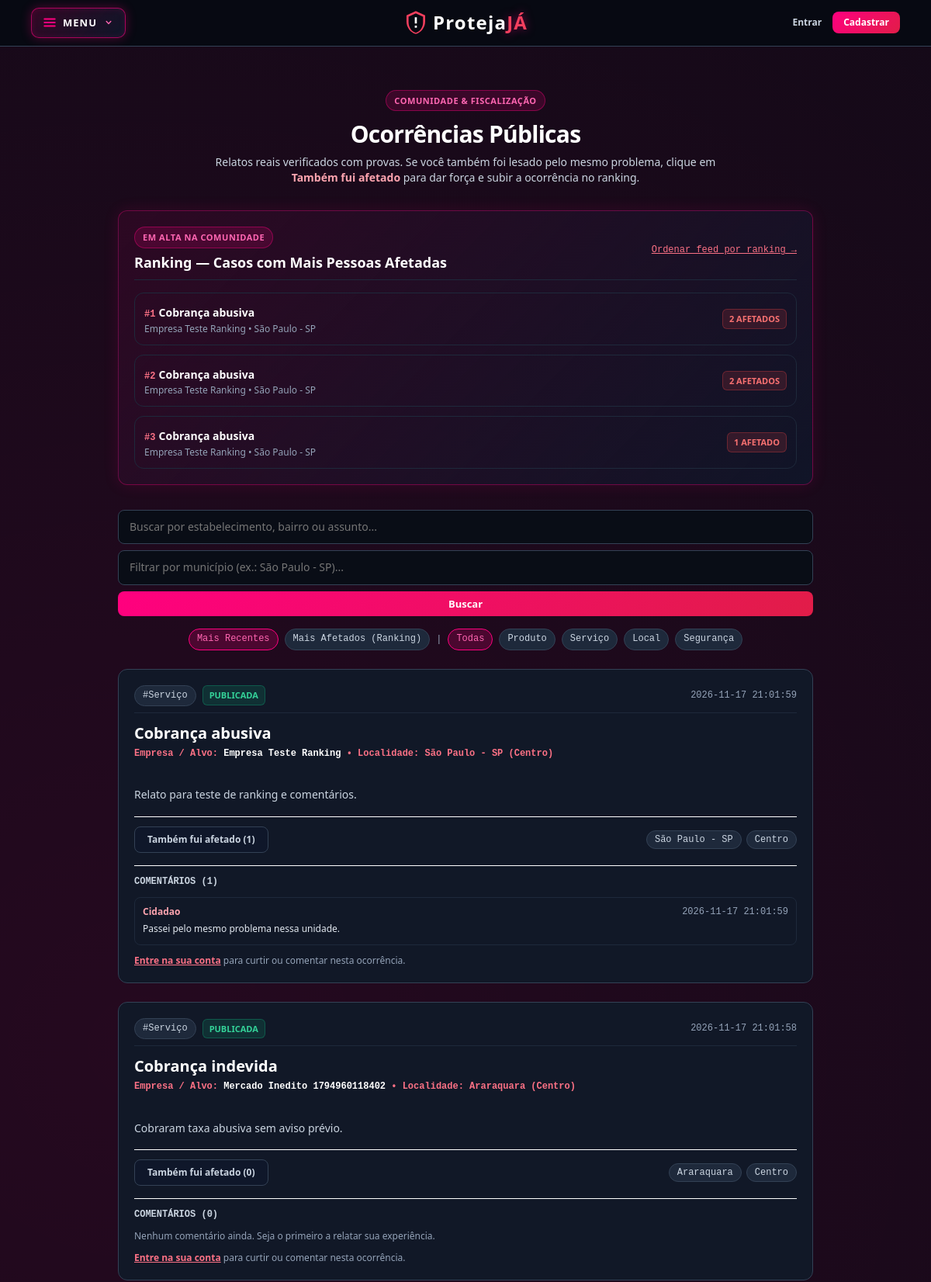
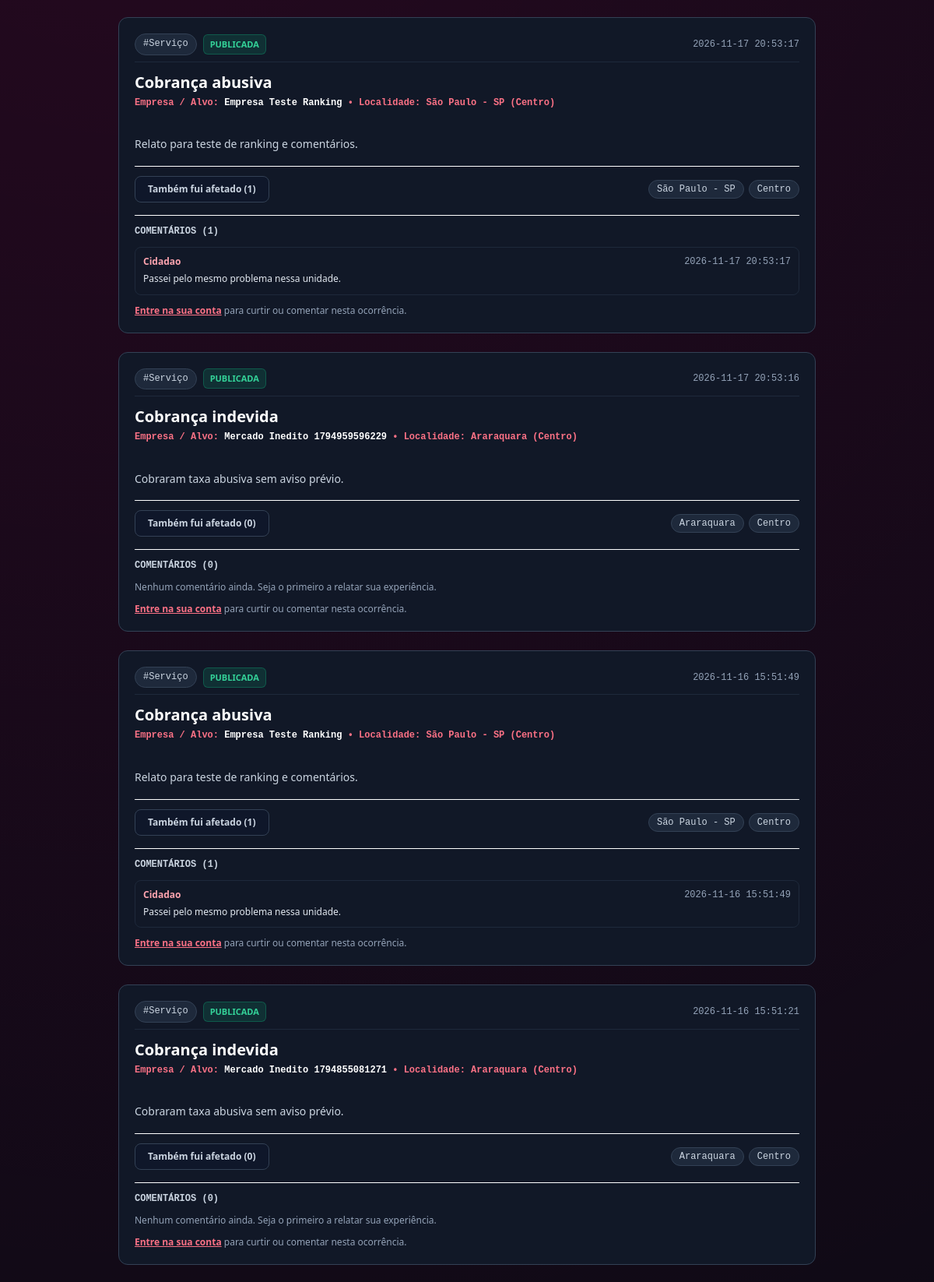
Screenshot of /denuncias-publicas (upper part) with the database file from the repository (2 pictures, top to bottom).
### tables this page shows
CREATE TABLE reports (
    id INTEGER PRIMARY KEY AUTOINCREMENT,
    user_id INTEGER NOT NULL,
    denunciado TEXT NOT NULL DEFAULT '',
    assunto TEXT NOT NULL DEFAULT 'Sem assunto',
    categoria TEXT NOT NULL DEFAULT 'Geral',
    descricao TEXT NOT NULL,
    anexo TEXT,
    status TEXT NOT NULL DEFAULT 'pendente',
    criado_em TEXT NOT NULL DEFAULT (datetime('now', 'localtime')), score_confianca REAL DEFAULT NULL, justificativa_ia TEXT DEFAULT NULL, data_analise_ia TEXT DEFAULT NULL, analisado_por_admin_id INTEGER DEFAULT NULL, termo_aceito INTEGER NOT NULL DEFAULT 1, data_aceite_termo TEXT DEFAULT NULL, cidade TEXT NOT NULL DEFAULT 'Araraquara', bairro TEXT NOT NULL DEFAULT 'Centro',
    FOREIGN KEY (user_id) REFERENCES users (id)
);

CREATE TABLE report_comments (
    id INTEGER PRIMARY KEY AUTOINCREMENT,
    report_id INTEGER NOT NULL,
    user_id INTEGER NOT NULL,
    autor_nome TEXT NOT NULL,
    texto TEXT NOT NULL,
    criado_em TEXT NOT NULL DEFAULT (datetime('now', 'localtime')),
    FOREIGN KEY (report_id) REFERENCES reports (id) ON DELETE CASCADE,
    FOREIGN KEY (user_id) REFERENCES users (id) ON DELETE CASCADE
);

### backend/app.py (the view, shortened to what this page needs)
    @app.route("/denuncias-publicas")
    def denuncias_publicas():
        categoria_filtro = request.args.get("categoria", "").strip()
        cidade_filtro = request.args.get("cidade", "").strip()
        busca = request.args.get("q", "").strip()
        ordem = request.args.get("ordem", "recentes").strip().lower()
        rows = db.denuncias_aprovadas(limite=50)
        ids = [int(r["id"]) for r in rows]
        user_id = session.get("user_id")
        contagens, curtidas_usuario = db.curtidas_por_denuncias(ids, user_id=user_id)
        comentarios_map = db.comentarios_por_denuncias(ids)
        todas_enriquecidas = []
        for r in rows:
            d = dict(r)
            rid = int(d["id"])
            d["likes_count"] = contagens.get(rid, 0)
            d["user_liked"] = rid in curtidas_usuario
            d["comentarios"] = comentarios_map.get(rid, [])
            todas_enriquecidas.append(d)
        ranking = sorted(
            [d for d in todas_enriquecidas if d["likes_count"] > 0],
            key=lambda x: (-x["likes_count"], -int(x["id"])),
        )[:3]
        denuncias = todas_enriquecidas
        if categoria_filtro:
            denuncias = [d for d in denuncias if d["categoria"].lower() == categoria_filtro.lower()]
        if ordem == "ranking":
            denuncias = sorted(denuncias, key=lambda x: (-x["likes_count"], -int(x["id"])))
        return render_template(
            "denuncias_publicas.html",
            denuncias=denuncias,
            ranking=ranking,
            categoria_ativa=categoria_filtro,
            cidade_ativa=cidade_filtro,
            busca=busca,
            ordem=ordem,
        )

### backend/app.py (called while the page is built)
def usuario_atual():
    user_id = session.get("user_id")
    if not user_id:
        return None
    return db.usuario_por_id(user_id)

### backend/database.py (called while the page is built)
def get_connection():
    if has_app_context():
        if "db_conn" not in g:
            g.db_conn = sqlite3.connect(DB_PATH)
            g.db_conn.row_factory = sqlite3.Row
            g.db_conn.execute("PRAGMA foreign_keys = ON")
        return g.db_conn
    conn = sqlite3.connect(DB_PATH)
    conn.row_factory = sqlite3.Row
    conn.execute("PRAGMA foreign_keys = ON")
    return conn

def close_connection(exception=None):
    if has_app_context() and "db_conn" in g:
        conn = g.pop("db_conn", None)
        if conn is not None:
            conn.close()

def denuncias_aprovadas(limite=100):
    conn = get_connection()
    rows = conn.execute(
        "SELECT id, denunciado, assunto, categoria, descricao, anexo, criado_em, cidade, bairro "
        "FROM reports WHERE status = ? ORDER BY id DESC LIMIT ?",
        (STATUS_APROVADO, limite),
    ).fetchall()
    if not has_app_context():
        conn.close()
    return rows

def curtidas_por_denuncias(report_ids, user_id=None):
    if not report_ids:
        return {}, set()
    conn = get_connection()
    placeholders = ",".join("?" for _ in report_ids)
    rows = conn.execute(
        f"SELECT report_id, COUNT(*) AS total FROM report_likes WHERE report_id IN ({placeholders}) GROUP BY report_id",
        tuple(report_ids),
    ).fetchall()
    contagens = {int(r["report_id"]): int(r["total"]) for r in rows}
    curtidas_usuario = set()
    if user_id:
        urows = conn.execute(
            f"SELECT report_id FROM report_likes WHERE user_id = ? AND report_id IN ({placeholders})",
            (user_id, *report_ids),
        ).fetchall()
        curtidas_usuario = {int(r["report_id"]) for r in urows}
    if not has_app_context():
        conn.close()
    return contagens, curtidas_usuario

def comentarios_por_denuncias(report_ids):
    if not report_ids:
        return {}
    conn = get_connection()
    placeholders = ",".join("?" for _ in report_ids)
    rows = conn.execute(
        f"SELECT id, report_id, autor_nome, texto, criado_em FROM report_comments "
        f"WHERE report_id IN ({placeholders}) ORDER BY id ASC",
        tuple(report_ids),
    ).fetchall()
    agrupado = {}
    for r in rows:
        agrupado.setdefault(int(r["report_id"]), []).append(dict(r))
    if not has_app_context():
        conn.close()
    return agrupado

### backend/templates/denuncias_publicas.html (shortened to what this page needs)
{% extends "base.html" %}
{% block content %}
<section class="w-full max-w-4xl mx-auto py-8">
    <header class="text-center mb-8">
        <span class="badge-neon-pink mb-3">Comunidade &amp; Fiscalização</span>
        <h1 class="text-3xl sm:text-4xl font-extrabold text-white tracking-tight">Ocorrências Públicas</h1>
        <p class="text-sm text-slate-300 mt-2 max-w-2xl mx-auto">
            Relatos reais verificados com provas. Se você também foi lesado pelo mesmo problema, clique em
            <strong class="text-rose-300">Também fui afetado</strong> para dar força e subir a ocorrência no ranking.
        </p>
    </header>
    {% if ranking %}
        <section class="card-cyber card-recurso-destaque mb-8" aria-labelledby="tituloRanking">
            <div class="flex items-center justify-between gap-2 mb-4 pb-2 border-b border-slate-800">
                <div>
                    <span class="badge-neon-pink text-[10px]">Em Alta na Comunidade</span>
                    <h2 id="tituloRanking" class="text-lg font-extrabold text-white mt-1">
                        Ranking — Casos com Mais Pessoas Afetadas
                    </h2>
                </div>
                <a href="/denuncias-publicas?ordem=ranking" class="text-xs font-mono text-rose-400 hover:text-rose-300 underline">
                    Ordenar feed por ranking &rarr;
                </a>
            </div>
            <div class="space-y-3">
                {% for top in ranking %}
                    <a href="#denuncia-{{ top.id }}"
                       class="flex flex-col sm:flex-row sm:items-center justify-between gap-2 p-3 rounded-xl bg-slate-950/70 border border-slate-800 hover:border-rose-500 transition-all">
                        <div>
                            <span class="text-xs font-mono font-bold text-rose-400 mr-2">#{{ loop.index }}</span>
                            <strong class="text-sm text-white">{{ top.assunto }}</strong>
                            <span class="text-xs text-slate-400 block sm:inline sm:ml-2">
                                {{ top.denunciado }} &bull; {{ top.cidade }}
                            </span>
                        </div>
                        <span class="badge-status-ia status-reprovado whitespace-nowrap">
                            {{ top.likes_count }} afetado{% if top.likes_count != 1 %}s{% endif %}
                        </span>
                    </a>
                {% endfor %}
            </div>
        </section>
    {% endif %}
    <div class="mb-6">
        <form method="GET" action="/denuncias-publicas" class="grid grid-cols-1 sm:grid-cols-12 gap-2 items-start" role="search" aria-label="Buscar ocorrências">
            <div class="sm:col-span-5">
                <input type="text" id="campoBuscaPublica" name="q" value="{{ busca|default('', true) }}"
                       placeholder="Buscar por estabelecimento, bairro ou assunto..."
                       class="campo">
            </div>
            <div class="sm:col-span-5 autocomplete-wrap">
                <input type="text" id="campoCidadePublica" name="cidade" value="{{ cidade_ativa|default('', true) }}"
                       autocomplete="off" role="combobox" aria-autocomplete="list" aria-expanded="false" aria-controls="listaMunicipiosPublico"
                       placeholder="Filtrar por município (ex.: São Paulo - SP)..."
                       class="campo">
            </div>
            <div class="sm:col-span-2 flex gap-2">
                <button type="submit" class="btn-cyber-primary btn-pequeno flex-1">Buscar</button>
            </div>
        </form>
        <nav class="flex flex-wrap items-center justify-center gap-2 mt-4" aria-label="Filtrar e ordenar ocorrências">
            <a href="/denuncias-publicas?ordem=recentes{% if categoria_ativa %}&categoria={{ categoria_ativa }}{% endif %}{% if cidade_ativa %}&cidade={{ cidade_ativa }}{% endif %}{% if busca %}&q={{ busca }}{% endif %}"
               class="tag-pill {% if ordem != 'ranking' %}active{% endif %}">Mais Recentes</a>
            <a href="/denuncias-publicas?ordem=ranking{% if categoria_ativa %}&categoria={{ categoria_ativa }}{% endif %}{% if cidade_ativa %}&cidade={{ cidade_ativa }}{% endif %}{% if busca %}&q={{ busca }}{% endif %}"
               class="tag-pill {% if ordem == 'ranking' %}active{% endif %}">Mais Afetados (Ranking)</a>
            <span class="text-xs text-slate-500 font-mono">|</span>
            <a href="/denuncias-publicas" class="tag-pill {% if not categoria_ativa and not cidade_ativa %}active{% endif %}">Todas</a>
            <a href="/denuncias-publicas?categoria=Produto" class="tag-pill {% if categoria_ativa == 'Produto' %}active{% endif %}">Produto</a>
            <a href="/denuncias-publicas?categoria=Serviço" class="tag-pill {% if categoria_ativa == 'Serviço' %}active{% endif %}">Serviço</a>
            <a href="/denuncias-publicas?categoria=Local" class="tag-pill {% if categoria_ativa == 'Local' %}active{% endif %}">Local</a>
            <a href="/denuncias-publicas?categoria=Segurança" class="tag-pill {% if categoria_ativa == 'Segurança' %}active{% endif %}">Segurança</a>
        </nav>
    </div>
    {% if denuncias %}
        <div class="space-y-6">
            {% for d in denuncias %}
                <article id="denuncia-{{ d.id }}" class="card-cyber blog-card" itemscope itemtype="https://schema.org/NewsArticle">
                    <header class="flex flex-wrap items-center justify-between gap-2 mb-3 pb-2 border-b border-slate-800">
                        <div class="flex items-center gap-2">
                            <a href="/denuncias-publicas?categoria={{ d.categoria }}" class="tag-pill">#{{ d.categoria }}</a>
                            <span class="badge-status-ia status-aprovado">Publicada</span>
                        </div>
                        <time class="text-xs font-mono text-slate-400" itemprop="datePublished" datetime="{{ d.criado_em }}">{{ d.criado_em }}</time>
                    </header>
                    <h2 class="text-xl font-bold text-white mb-1" itemprop="headline">
                        {{ d.assunto }}
                    </h2>
                    <div class="text-xs text-rose-400 font-mono font-semibold mb-3">
                        Empresa / Alvo: <strong itemprop="about" class="text-white">{{ d.denunciado }}</strong> &bull;
                        Localidade: {{ d.cidade }} ({{ d.bairro }})
                    </div>
                    <p class="text-sm text-slate-300 leading-relaxed mb-4 whitespace-pre-line" itemprop="articleBody">
                        {{ d.descricao }}
                    </p>
                    <footer class="pt-3 border-t border-slate-800/80 flex flex-wrap items-center justify-between gap-3 text-xs mb-4">
                        <div class="flex flex-wrap items-center gap-2">
                            {% if user %}
                                <form method="POST" action="/denuncias-publicas/{{ d.id }}/curtir">
                                    <input type="hidden" name="csrf_token" value="{{ csrf_token() }}">
                                    <button type="submit"
                                            class="tab-cyber-btn {% if d.user_liked %}is-active{% endif %}">
                                        {% if d.user_liked %}
                                            &#10003; Também fui afetado ({{ d.likes_count }})
                                        {% else %}
                                            Também fui afetado ({{ d.likes_count }})
                                        {% endif %}
                                    </button>
                                </form>
                            {% else %}
                                <a href="/cadastro" class="tab-cyber-btn" title="Cadastre-se para curtir esta ocorrência">
                                    Também fui afetado ({{ d.likes_count }})
                                </a>
                            {% endif %}
                        </div>
                        <div class="flex flex-wrap gap-1.5">
                            <a href="/denuncias-publicas?cidade={{ d.cidade }}" class="tag-pill">{{ d.cidade }}</a>
                            <a href="/denuncias-publicas?q={{ d.bairro }}" class="tag-pill">{{ d.bairro }}</a>
                        </div>
                    </footer>
                    <div class="pt-3 border-t border-slate-800/80">
                        <h3 class="text-xs font-mono font-bold text-slate-300 uppercase mb-3">
                            Comentários ({{ d.comentarios|length }})
                        </h3>
                        {% if d.comentarios %}
                            <div class="space-y-2 mb-3">
                                {% for c in d.comentarios %}
                                    <div class="p-2.5 rounded-lg bg-slate-950/70 border border-slate-800 text-xs">
                                        <div class="flex items-center justify-between gap-2 mb-1">
                                            <strong class="text-rose-300">{{ c.autor_nome }}</strong>
                                            <span class="text-[11px] font-mono text-slate-400">{{ c.criado_em }}</span>
                                        </div>
                                        <p class="text-slate-200 leading-relaxed">{{ c.texto }}</p>
                                    </div>
                                {% endfor %}
                            </div>
                        {% else %}
                            <p class="text-xs text-slate-400 mb-3">Nenhum comentário ainda. Seja o primeiro a relatar sua experiência.</p>
                        {% endif %}
                        {% if user %}
                            <form method="POST" action="/denuncias-publicas/{{ d.id }}/comentar" class="flex flex-col sm:flex-row gap-2">
                                <input type="hidden" name="csrf_token" value="{{ csrf_token() }}">
                                <label for="comentario-{{ d.id }}" class="sr-only">Escrever comentário <span style="color:#ef4444" aria-hidden="true">*</span></label>
                                <input type="text" id="comentario-{{ d.id }}" name="comentario" required minlength="3" maxlength="500"
                                       class="campo text-xs flex-1" placeholder="Comente sobre esse caso com respeito (obrigatório)...">
                                <button type="submit" class="btn-cyber-outline btn-pequeno whitespace-nowrap">Comentar</button>
                            </form>
                        {% else %}
                            <p class="text-xs text-slate-400">
                                <a href="/login" class="text-rose-400 hover:text-rose-300 font-semibold underline">Entre na sua conta</a>
                                para curtir ou comentar nesta ocorrência.
                            </p>
                        {% endif %}
                    </div>
                </article>
            {% endfor %}
        </div>
    {% endif %}
</section>
{% endblock %}

### rows the page displays
reports: assunto "Cobrança abusiva", denunciado "Empresa Teste Ranking", cidade "São Paulo - SP", likes_count "2"
reports: assunto "Cobrança abusiva", denunciado "Empresa Teste Ranking", cidade "São Paulo - SP", likes_count "2"
reports: assunto "Cobrança abusiva", denunciado "Empresa Teste Ranking", cidade "São Paulo - SP", likes_count "1", categoria "Serviço", criado_em "2026-11-17 21:01:59", bairro "Centro", descricao "Relato para teste de ranking e comentários.", comentarios|length "1"
report_comments: autor_nome "Cidadao", criado_em "2026-11-17 21:01:59", texto "Passei pelo mesmo problema nessa unidade."
reports: categoria "Serviço", criado_em "2026-11-17 21:01:58", assunto "Cobrança indevida", denunciado "Mercado Inedito 1794960118402", cidade "Araraquara", bairro "Centro", descricao "Cobraram taxa abusiva sem aviso prévio.", likes_count "0", comentarios|length "0", shows "Nenhum comentário ainda. Seja o primeiro a relatar sua experiência."
reports: categoria "Serviço", criado_em "2026-11-17 20:53:17", assunto "Cobrança abusiva", denunciado "Empresa Teste Ranking", cidade "São Paulo - SP", bairro "Centro", descricao "Relato para teste de ranking e comentários.", likes_count "1", comentarios|length "1"
report_comments: autor_nome "Cidadao", criado_em "2026-11-17 20:53:17", texto "Passei pelo mesmo problema nessa unidade."
reports: categoria "Serviço", criado_em "2026-11-17 20:53:16", assunto "Cobrança indevida", denunciado "Mercado Inedito 1794959596229", cidade "Araraquara", bairro "Centro", descricao "Cobraram taxa abusiva sem aviso prévio.", likes_count "0", comentarios|length "0", shows "Nenhum comentário ainda. Seja o primeiro a relatar sua experiência."
reports: categoria "Serviço", criado_em "2026-11-16 15:51:49", assunto "Cobrança abusiva", denunciado "Empresa Teste Ranking", cidade "São Paulo - SP", bairro "Centro", descricao "Relato para teste de ranking e comentários.", likes_count "1", comentarios|length "1"
report_comments: autor_nome "Cidadao", criado_em "2026-11-16 15:51:49", texto "Passei pelo mesmo problema nessa unidade."
reports: categoria "Serviço", criado_em "2026-11-16 15:51:21", assunto "Cobrança indevida", denunciado "Mercado Inedito 1794855081271", cidade "Araraquara", bairro "Centro", descricao "Cobraram taxa abusiva sem aviso prévio.", likes_count "0", comentarios|length "0", shows "Nenhum comentário ainda. Seja o primeiro a relatar sua experiência."
